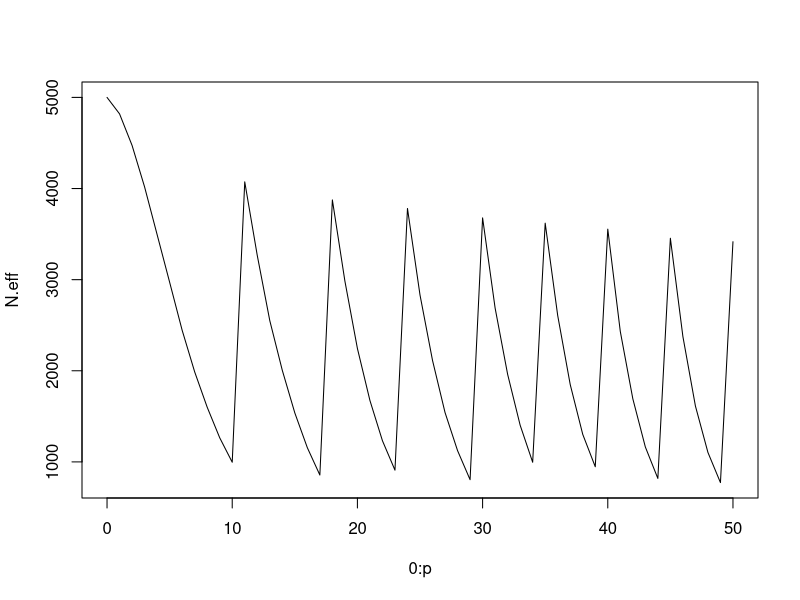
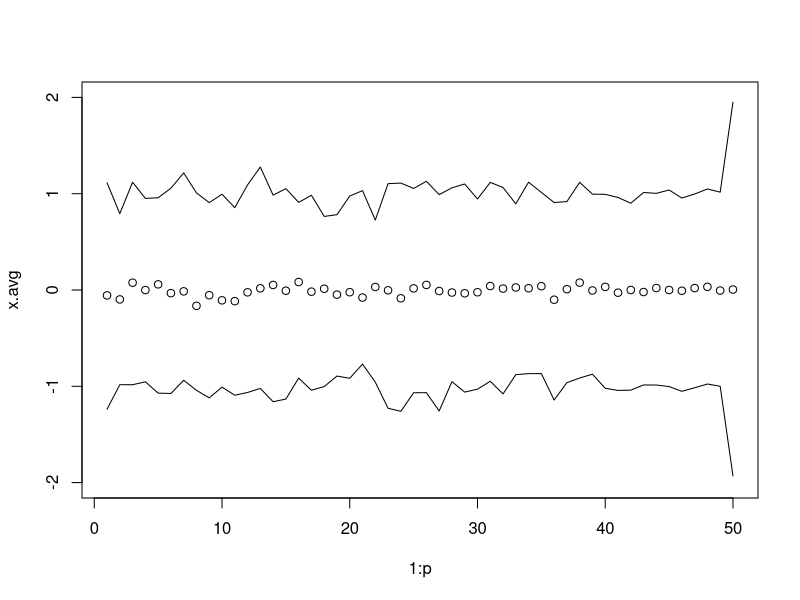
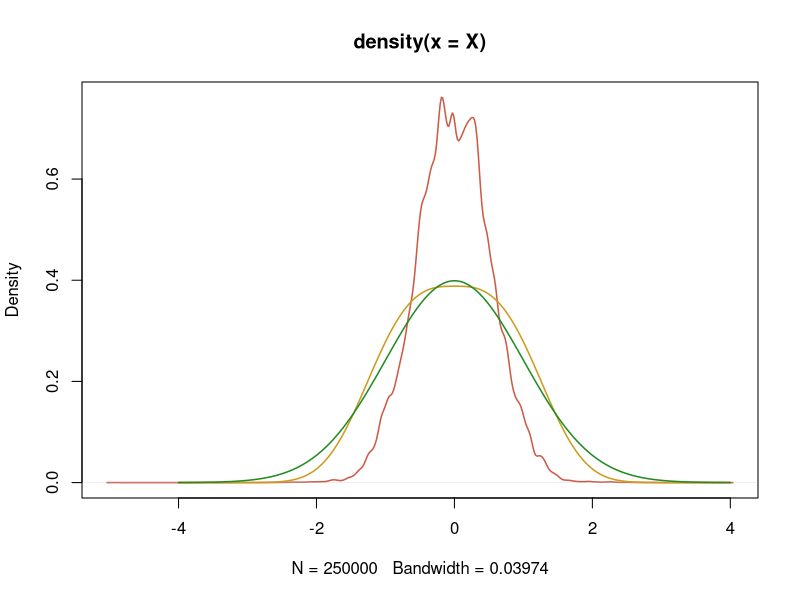
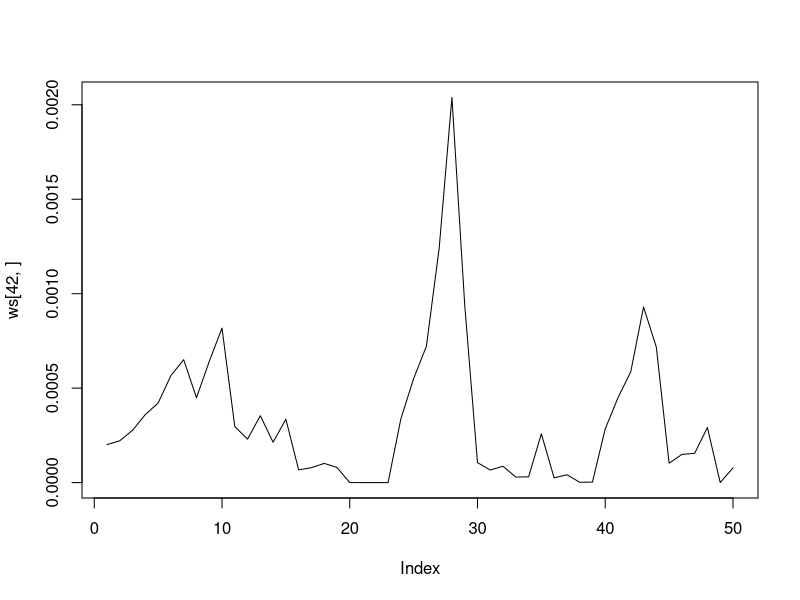
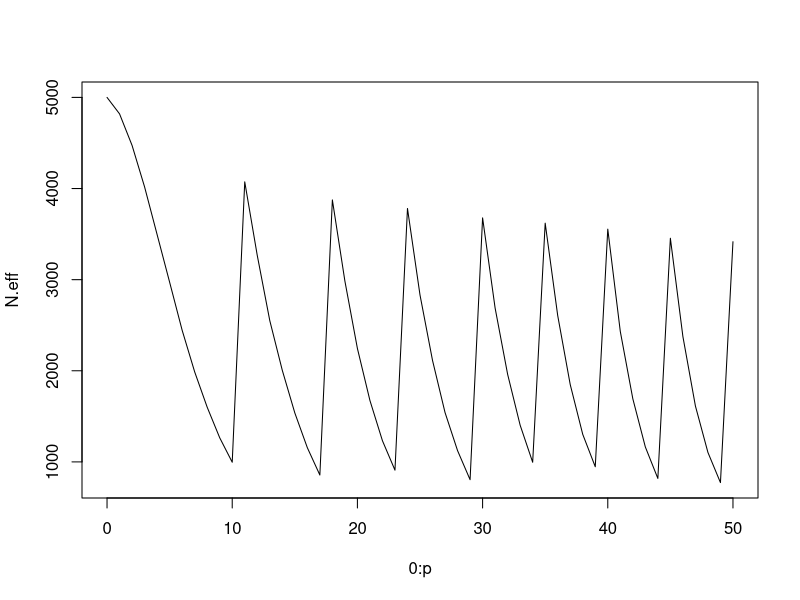
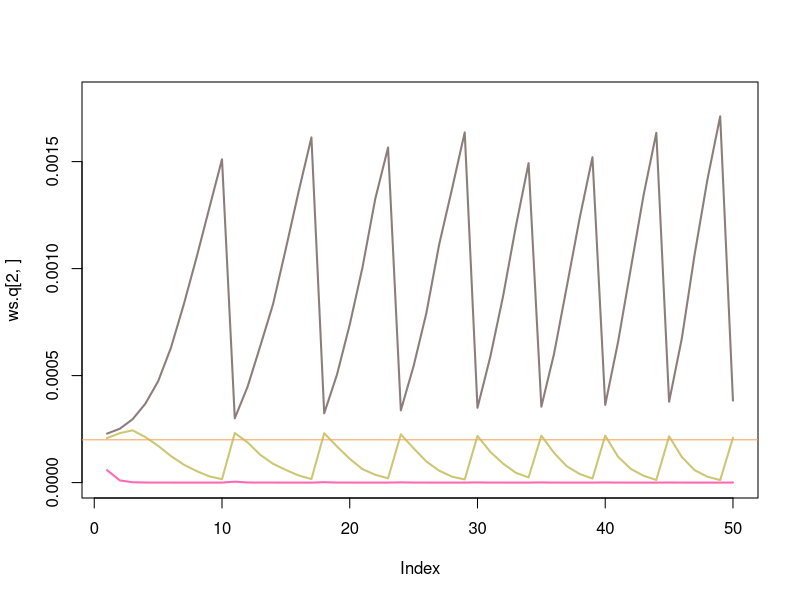
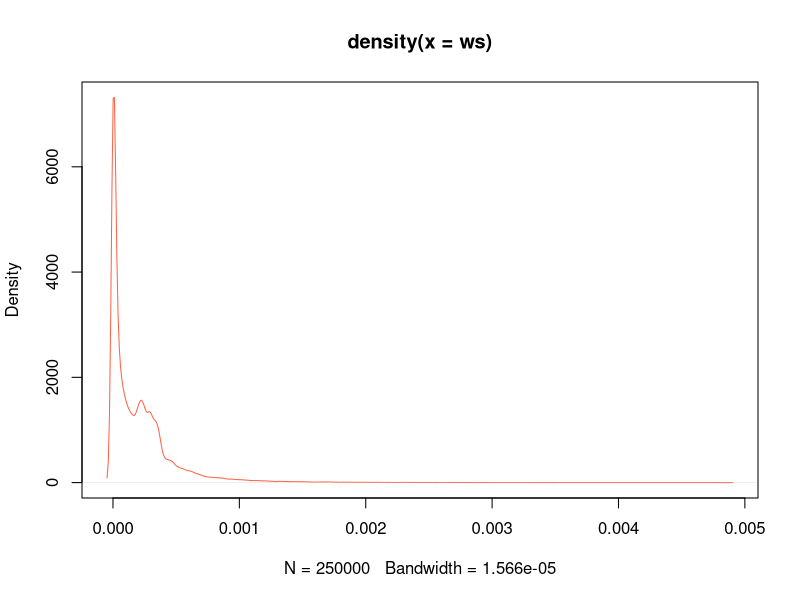

The R script that drew these images, in order:
## ---- chunk 1
knitr::opts_chunk$set(echo = TRUE)
## ---- chunk 2
# I didint have any code in my version of the book(or atleast didint find any), so I used code from the slides.

## PARAMETERS
# tmax = limit on t index
# n = number of Monte Carlo samples
# rejuvs = number of rejuvenations used
# ess = effective sample size
# w = importance weights
# X = samples
# Xt = current sample of X_t | X_(t-1)
# sds = sequence of estimates of sigma


##INITIAL VALUES
tmax = 100 # amount cycle s
n = 100000 # n. obs
X = matrix(0,n,tmax+1) # filled with zeros for init. observations with n obs. and t + 1parameters
w = matrix(0,n,tmax+1) # weight matrix init. to zero
w[,1] = rep(1/n,n) # init weight as  1/n
ess = rep(0,tmax) # effective sample size
rejuvs = 0 # number of times the algorithm is rejuvenated for record keeping


##MAIN LOOP
set.seed(919191) # setting seed for reproducability in sampling
for (i in 1:tmax) { # starting the for loop 
     Xt = rnorm(n,X[,i],rep(1.5,n)) # sample from normal distr. n times, with mean as zero, and sd = 1,5
     u = abs(cos(Xt-X[,i]))*exp(-.25*abs(Xt-X[,i])^2)/ # calculate the weight adjustment factor.
       (dnorm(Xt,X[,i],rep(1.5,n))) 
     w[,i+1] = w[,i]*u # weights themselfs
     w[,i+1] = w[,i+1]/sum(w[,i+1]) # norm the weights so they sum to one
     ess[i] = 1/sum(w[,i+1]^2) # calculate effective sample size
     if (ess[i]<.33*n) { # if ess is too small i.e. the sampling has become too degeneritive, we restart with new weights
          Xt = sample(Xt,n,prob=w[,i+1],replace=T) #sample with replacement from Xt, n time, with probability of the weigths
          rejuvs = rejuvs+1  # when ess is too small we rejuvinate, this is for record keeping
          w[,i+1] = rep(1/n,n)  # restart the weights with the same init as before.
     }
     X[,i+1] = Xt  # if ess is alright then keep going.
}
## ---- chunk 3
########################################################################
### EXAMPLE 6.6 HIGH DIMENSIONAL DISTRIBUTION
#########################################################################
# p = number of dimensions
# n = number of points sampled
# N.eff = effective sample size
# X = sample
# w = importance weights
# rejuvs = number of rejuvenations
# normal.draw = sample from the standard normal envelope.
# ftxt = f_t(x_1:t) in book notation
# ft1xt1= f_t-1(x_1:t-1)
# Note: f_t(x_t|x_1:t-1) = ftxt/ft1xt1
#########################################################################

##INITIAL VALUES
p = 50 # n. of parameters
n = 5000 # n. of obs.

# sample X_t at time t corresponds to column in matrix X
# the i'th row is X_{1:p}^(i)
X = matrix(NA, nrow = n, ncol = p) 

w = rep(1, n) / n # initialize weights with uniform 1/n
N.eff = rep(NA, p + 1)
N.eff[1] = n # corresponds to uniform weight distribution
ft1xt1 = w
rejuvs = 0

# store weights
ws = matrix(NA, nrow = n, ncol = p)  # making a weight matrix
# target density function
dens.fun = function(x) {
  temp = function(x) {
    exp(-(abs(sqrt(sum(x ** 2))) ** 3) / 3) # the target density 
  }
  # apply the above density function temp to each row (dimension "1") of matrix x
  # i.e. compute value of density function across all samples
  c(apply(x, 1, temp))
}

# 1D variant of above
dens.fun.1 = function(x) {
  exp(-(abs(sqrt(x ** 2)) ** 3) / 3)
}
ncoeff = integrate(dens.fun.1, -999, 999)$value
dens.fun.1.n = function(x) {
  dens.fun.1(x) / ncoeff
}




##MAIN LOOP
set.seed(4567)
# loop over dimensions / time steps
for (i in 1:p) { 
  # Generate new sample: n points x_t^(i) from the envelope function N(0,1)
  normal.draw = rnorm(n, mean = 0, sd = 1) 
  
  # Compute values of the target density at x_{1:t}
  if (i == 1) {
    # At first time step, compute a one-dimensional distribution
    ftxt = dens.fun(cbind(normal.draw))
  } else {
    # At later time steps, append new sample to previous to make X_t
    Xtemp = cbind(X[, 1:(i - 1)], normal.draw) 
    ftxt = dens.fun(Xtemp)
  }
  # Store new sample to i'th col of matrix X
  X[, i] = normal.draw 
  
  # See comment (*)
  #calculate the weight adjustment factor
  w = w * ftxt / (ft1xt1 * dnorm(normal.draw))
  
  # Store values at current time step to ft1xt1
  ft1xt1 = ftxt
  
  # Normalize and store weights
  w = w / sum(w)
  ws[, i] = w
  
  # Compute effective sample size
  N.eff[i + 1] = 1 / sum(w ** 2)
  
  # If ESS is less than predetermined threshold - here 1/5 of sample size,
  # perform resampling/rejuvenation
  if (N.eff[i + 1] < N.eff[1] / 5) {
    rejuvs = rejuvs + 1
    
    # Sample indices j from (1,...,n) with replacement, with probabilities w_j
    idx = sample(1:n, n, replace = T, prob = w)
    
    # Keep rows corresponding to indices idx from sample matrix X
    X = X[idx,]
    
    # Re-compute density function
    ft1xt1 = dens.fun(X[, 1:i])
    
    # Reset sample weights
    w = rep(1, n) / n
  }
}


## ---- chunk 4
plot(0:p, N.eff, type = 'l') #plotting
#5000/N.eff[-1] #


## ---- chunk 5
x.avg <- apply(X, 2, mean)
x.ci <- apply(X, 2, quantile, c(0.025, 0.975))
plot(1:p, x.avg, ylim = c(-2, 2))
lines(1:p, x.ci[1, ])
lines(1:p, x.ci[2, ])

## ---- chunk 6
x.dens <- density(X)
plot(x.dens, col = 'coral3', lwd = 1.5)
v <- seq(-4, 4, 0.01)
lines(v, dens.fun.1.n(v), col = 'goldenrod3', lwd = 1.5)
lines(v, dnorm(v), col = 'forestgreen', lwd = 1.5)

## ---- chunk 7
plot(ws[42, ], type = 'l')


## ---- chunk 8
plot(x = 0:p, y = N.eff, type = "l")



## ---- chunk 9

ws.q <- apply(ws, 2, quantile, c(0.025, 0.5, 0.975))
plot(ws.q[2, ], type = 'l', ylim = c(0, 0.0018), col = 'khaki3', lwd = 2)
lines(ws.q[1, ], col = 'hotpink', lwd = 2)
lines(ws.q[3, ], col = 'mistyrose4', lwd = 2)
abline(h = 0.0002, col = 'sandybrown')

## ---- chunk 10
plot(density(ws), col = 'tomato')

## ---- chunk 11

#NOW TRY TO EXPEND ALL EFFORT ON ONE SIR OF 5000 PTS
set.seed(11)
x = matrix(rnorm(50 * 5000), 5000, 50)
g = dnorm(x)
f = dens.fun(x)

# Importance weights: Denominator is N_p(0,I_p)
impwt = f / apply(g, 1, prod)
impwt = impwt / sum(impwt)
#ESS
1 / sum(impwt ** 2)  #Answer varies with random number seed


